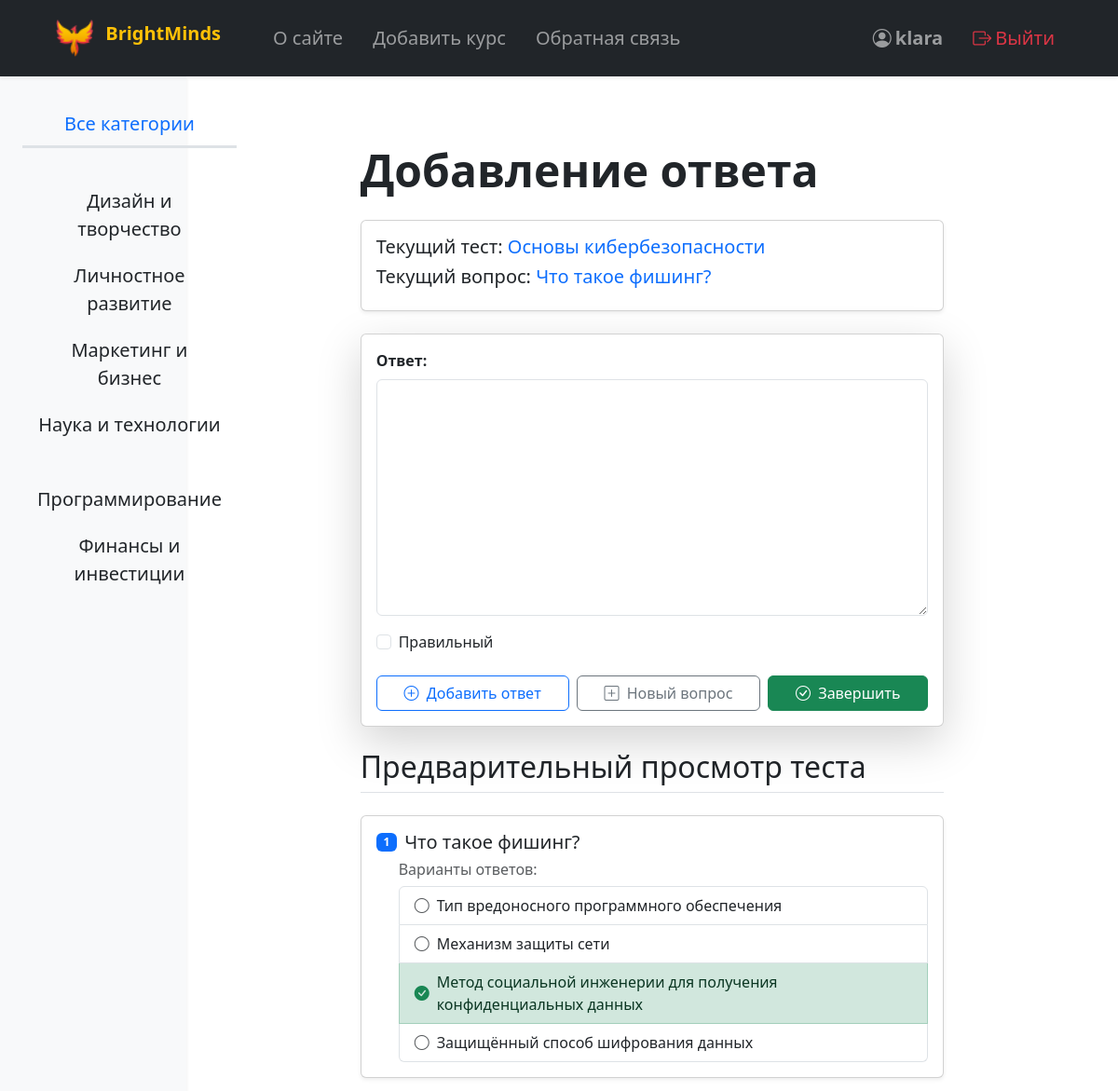
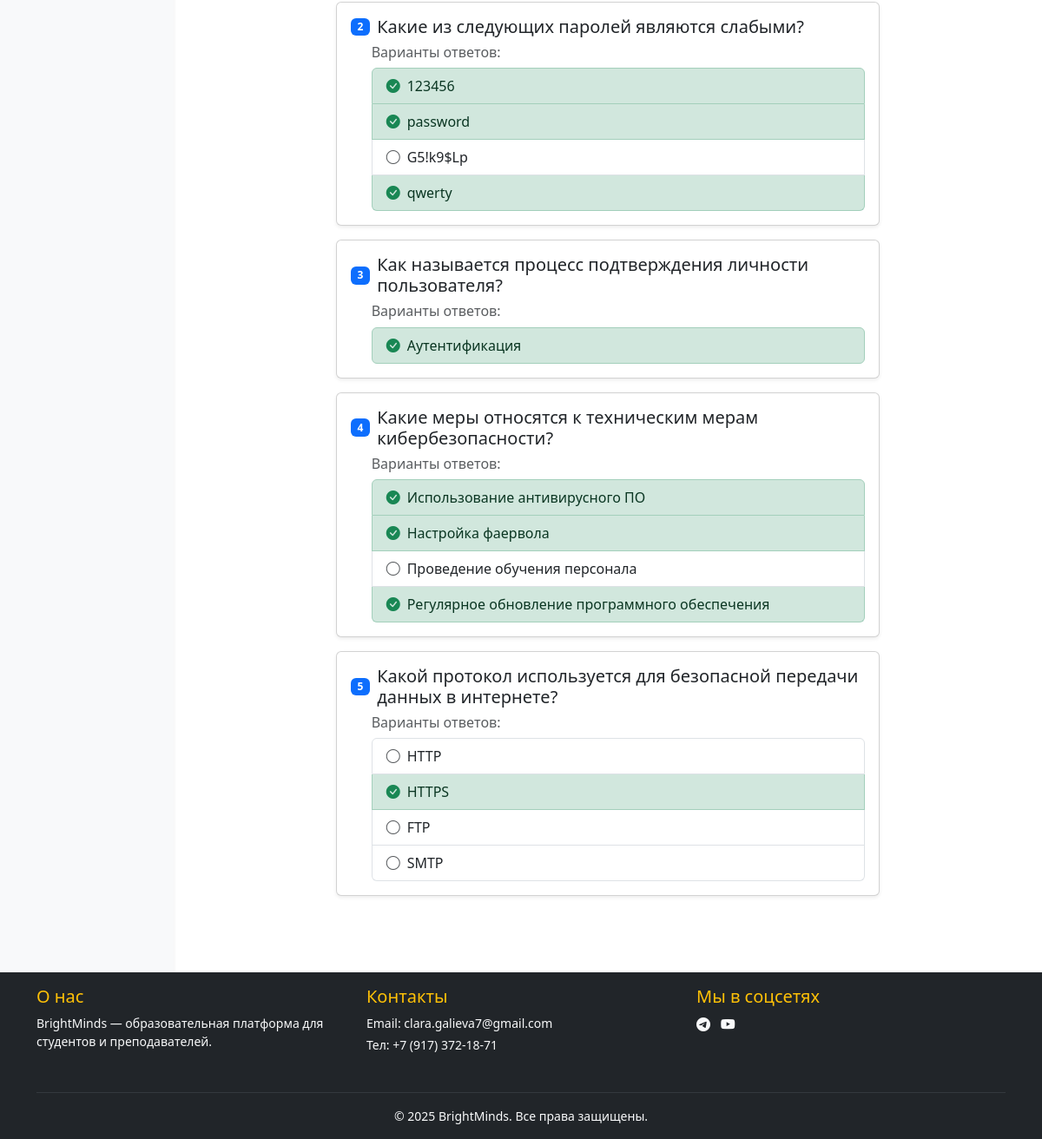
Page /question/77/answer/create/ (signed in) on the committed database (2 pictures, top to bottom).
### bmCourses/models.py (models this page shows, shortened)
class Category(models.Model):
    name = models.CharField(max_length=100, db_index=True, verbose_name='Название')
    slug = models.SlugField(max_length=255, unique=True, db_index=True, verbose_name='URL')
    def get_absolute_url(self):
        return reverse('category', kwargs={'cat_slug': self.slug})
    class Meta:
        verbose_name = 'Категория'
        verbose_name_plural = 'Категории'
        ordering = ['id']

class Test(models.Model):
    course = models.ForeignKey('Course', on_delete=models.CASCADE, verbose_name='Курс')
    title = models.CharField(max_length=50, verbose_name='Название')
    description = models.TextField(blank=True, verbose_name='Описание')
    time_create = models.DateTimeField(auto_now_add=True, verbose_name='Время создания')
    attempts = models.PositiveIntegerField(blank=True, null= True, verbose_name='Количество попыток')
    time_to_complete = models.PositiveIntegerField(blank=True, null=True, verbose_name='Ограничение по времени в минутах')
    class Meta:
        verbose_name = 'Тест'
        verbose_name_plural = 'Тесты'
        ordering = ['time_create']

class Question(models.Model):
    test = models.ForeignKey('Test', on_delete=models.CASCADE, related_name='questions', verbose_name='Тест')
    text = models.TextField(verbose_name='Вопрос')
    SINGLE_CHOICE = 'SC'
    MULTIPLE_CHOICE = 'MC'
    TEXT_INPUT = 'TI'
    QUESTION_TYPES = [
        (SINGLE_CHOICE, 'Один вариант ответа'),
        (MULTIPLE_CHOICE, 'Несколько вариантов ответа'),
        (TEXT_INPUT, 'Ввод ответа вручную'),
    ]
    type = models.CharField(
        max_length=2,
        choices=QUESTION_TYPES,
        default=SINGLE_CHOICE,
        verbose_name='Тип вопроса'
    )
    class Meta:
        verbose_name = 'Вопрос'
        verbose_name_plural = 'Вопросы'

class Answer(models.Model):
    question = models.ForeignKey('Question', on_delete=models.CASCADE, related_name='answers', verbose_name='Вопрос')
    text = models.TextField(max_length=300, verbose_name='Ответ')
    is_correct = models.BooleanField(default=False, verbose_name='Правильный')
    class Meta:
        verbose_name = 'Ответ'
        verbose_name_plural = 'Ответы'
        ordering = ['id']

### bmCourses/views/tests/views.py (the view, shortened to what this page needs)
# urls.py: path('question/<int:question_id>/answer/create/', AddAnswer.as_view(), name='answer_create'),
class AddAnswer(DataMixin, LoginRequiredMixin, UserPassesTestMixin, CreateView):
    model = Answer
    form_class = AnswerForm
    template_name = 'bmCourses/tests/add_answer.html'
    def setup(self, request, *args, **kwargs):
        super().setup(request, *args, **kwargs)
        self.question = get_object_or_404(Question, pk=self.kwargs['question_id'])
        self.test = self.question.test
    def test_func(self):
        return self.request.user == self.test.course.user
    def get_form_kwargs(self):
        kwargs = super().get_form_kwargs()
        kwargs['question'] = self.question
        return kwargs
    def get_context_data(self, **kwargs):
        context = super().get_context_data(**kwargs)
        return {**context, **self.get_user_context(
            title='Добавление ответа',
            type=self.question.type,
            question=self.question,
            test=self.test
        )}

### bmCourses/forms.py
class AnswerForm(forms.ModelForm):
    def __init__(self, *args, question=None, **kwargs):
        super().__init__(*args, **kwargs)
        if question.type == 'TI':
            self.fields['is_correct'].initial = True
            self.fields['is_correct'].widget = forms.HiddenInput()
    class Meta:
        model = Answer
        fields = ['text', 'is_correct']

### bmCourses/utils.py (called while the page is built)
    def get_user_context(self, **kwargs):
        context = kwargs
        cats = cache.get('cats')
        if not cats:
            cats = Category.objects.all().annotate(total=Count('course', filter=Q(course__is_published=True))).filter(total__gt=0)
            cache.set('cats', cats, 60)
        user_menu = menu.copy()
        if not self.request.user.is_authenticated:
            user_menu.pop(1)
        context['menu'] = user_menu
        context['cats'] = cats
        if 'cat_selected' not in context:
            context['cat_selected'] = 0
        return context

### bmCourses/templates/bmCourses/tests/add_answer.html (shortened to what this page needs)
{% extends 'bmCourses/base/base.html' %}
{% load widget_tweaks %}
{% block content %}
<div class="container my-4">
    <div class="row">
        <div class="col-md-8 mx-auto">
            <h1 class="mb-4 display-5 fw-bold">{{title}}</h1>
            <div class="card mb-4 shadow-sm">
                <div class="card-body">
                    <h2 class="h5 card-title">Текущий тест: <span class="text-primary">{{test.title}}</span></h2>
                    <h2 class="h5 card-title">Текущий вопрос: <span class="text-primary">{{question.text}}</span></h2>
                </div>
            </div>
            <div class="card shadow-lg mb-4">
                <div class="card-body">
                    <form action="{% url 'answer_create' question.id %}" method="post" enctype="multipart/form-data">
                        {% for f in form %}
                        {% if f.name != 'is_correct' or not form.is_correct.is_hidden %}
                        <div class="mb-3">
                            {% if f.name == "is_correct" %}
                            <div class="form-check">
                                {{ f|add_class:"form-check-input" }}
                                <label class="form-check-label" for="{{ f.id_for_label }}">
                                    {{ f.label }}
                                </label>
                            </div>
                            {% else %}
                            <label for="{{f.id_for_label}}" class="form-label fw-bold">
                                {{f.label}}:
                            </label>
                            {{ f|add_class:"form-control" }}
                            {% endif %}
                        </div>
                        {% endif %}
                        {% endfor %}
                        <div class="d-flex flex-wrap gap-2 mt-4">
                            <button type="submit" name="add_answer" class="btn btn-outline-primary flex-grow-1">
                                <i class="bi bi-plus-circle me-1"></i> Добавить ответ
                            </button>
                            <button type="submit" name="add_question" class="btn btn-outline-secondary flex-grow-1">
                                <i class="bi bi-plus-square me-1"></i> Новый вопрос
                            </button>
                            <button type="submit" name="finish" class="btn btn-success flex-grow-1">
                                <i class="bi bi-check-circle me-1"></i> Завершить
                            </button>
                        </div>
                    </form>
                </div>
            </div>
            <h2 class="mb-4 border-bottom pb-2">Предварительный просмотр теста</h2>
            {% for question in test.questions.all %}
            <div class="card mb-3 shadow-sm">
                <div class="card-body">
                    <div class="d-flex align-items-center mb-2">
                        <span class="badge bg-primary me-2">{{ forloop.counter }}</span>
                        <h5 class="mb-0">{{ question.text }}</h5>
                    </div>
                    <div class="answers ps-4">
                        <h6 class="text-muted mb-2">Варианты ответов:</h6>
                        <div class="list-group">
                            {% for answer in question.answers.all %}
                            <div class="list-group-item {% if answer.is_correct %}list-group-item-success{% endif %}">
                                <div class="d-flex align-items-center">
                                    {% if answer.is_correct %}
                                    <i class="bi bi-check-circle-fill text-success me-2"></i>
                                    {% else %}
                                    <i class="bi bi-circle text-muted me-2"></i>
                                    {% endif %}
                                    {{ answer.text }}
                                </div>
                            </div>
                            {% endfor %}
                        </div>
                    </div>
                </div>
            </div>
            {% endfor %}
        </div>
    </div>
</div>
{% endblock %}

### bmCourses/templates/bmCourses/base/header.html (shortened to what this page needs)
<nav class="navbar navbar-expand-lg navbar-dark bg-dark shadow-sm fixed-top py-3 fs-5">
    <div class="container-fluid mx-5">
        <a class="navbar-brand fw-bold text-warning me-5" href="{% url 'home' %}">
            <div class="logo d-inline-block align-top me-2"></div>
            BrightMinds
        </a>
        <div class="collapse navbar-collapse justify-content-between" id="navbarNav">
            <ul class="navbar-nav">
                {% for m in menu %}
                <li class="nav-item">
                    <a class="nav-link {% if request.path == m.get_absolute_url %}active fw-semibold text-primary{% endif %} me-3"
                       href="{% url m.url_name %}">{{ m.title }}</a>
                </li>
                {% endfor %}
            </ul>
            <ul class="navbar-nav">
                {% if request.user.is_authenticated %}
                <li class="nav-item">
                    <a class="nav-link fw-semibold ms-3" href="{% url 'profile' request.user.username %}">
                        <i class="bi bi-person-circle me-1"></i>{{ request.user.username }}
                    </a>
                </li>
                <li class="nav-item">
                    <a class="nav-link text-danger ms-3" href="{% url 'logout' %}">
                        <i class="bi bi-box-arrow-right me-1"></i>Выйти
                    </a>
                </li>
                {% endif %}
            </ul>
        </div>
    </div>
</nav>

### bmCourses/templates/bmCourses/base/sidebar.html
<aside class="col-md-3 col-lg-2 bg-light sidebar text-center p-4 shadow-sm">
    <ul class="nav flex-column fs-5">
        {% if cat_selected == 0 %}
        <li class="nav-item selected mt-1">
            <span class="nav-link active text-primary border-bottom border-3">Все категории</span>
        </li>
        {% else %}
        <li class="nav-item mt-1">
            <a class="nav-link text-dark" href="{% url 'home' %}">Все категории</a>
        </li>
        {% endif %}
        {% for c in cats %}
        {% if c.id == cat_selected %}
        <li class="nav-item selected mt-1">
            <span class="nav-link active text-primary border-bottom border-3">{{ c.name }}</span>
        </li>
        {% else %}
        <li class="nav-item mt-1">
            <a class="nav-link text-dark" href="{{ c.get_absolute_url }}">{{ c.name }}</a>
        </li>
        {% endif %}
        {% endfor %}
    </ul>
</aside>

### bmCourses/static/bmCourses/css/styles.css (style rules this page uses)
html, body { height: 100%; }
.logo { background: url('../images/main.png') no-repeat center center; width: 40px; height: 40px; background-size: contain; }

### rows in the picture
Category: name "Дизайн и творчество"
Category: name "Личностное развитие"
Category: name "Маркетинг и бизнес"
Category: name "Наука и технологии"
Category: name "Программирование"
Category: name "Финансы и инвестиции"
Test: title "Основы кибербезопасности"
Question: text "Что такое фишинг?"
Answer: is_correct False (drawn), text "Тип вредоносного программного обеспечения"
Answer: is_correct False (drawn), text "Механизм защиты сети"
Answer: is_correct True (drawn), text "Метод социальной инженерии для получения конфиденциальных данных"
Answer: is_correct False (drawn), text "Защищённый способ шифрования данных"
Question: text "Какие из следующих паролей являются слабыми?"
Answer: is_correct True (drawn), text "123456"
Answer: is_correct True (drawn), text "password"
Answer: is_correct False (drawn), text "G5!k9$Lp"
Answer: is_correct True (drawn), text "qwerty"
Question: text "Как называется процесс подтверждения личности пользователя?"
Answer: is_correct True (drawn), text "Аутентификация"
Question: text "Какие меры относятся к техническим мерам кибербезопасности?"
Answer: is_correct True (drawn), text "Использование антивирусного ПО"
Answer: is_correct True (drawn), text "Настройка фаервола"
Answer: is_correct False (drawn), text "Проведение обучения персонала"
Answer: is_correct True (drawn), text "Регулярное обновление программного обеспечения"
Question: text "Какой протокол используется для безопасной передачи данных в интернете?"
Answer: is_correct False (drawn), text "HTTP"
Answer: is_correct True (drawn), text "HTTPS"
Answer: is_correct False (drawn), text "FTP"
Answer: is_correct False (drawn), text "SMTP"

### other values in the picture
{{ m.title }} "О сайте" "Добавить курс" "Обратная связь"
{{ request.user.username }} "klara"
{{ title }} "Добавление ответа"
{{ f.label }} "Ответ"
{{ f.label }} "Правильный"
